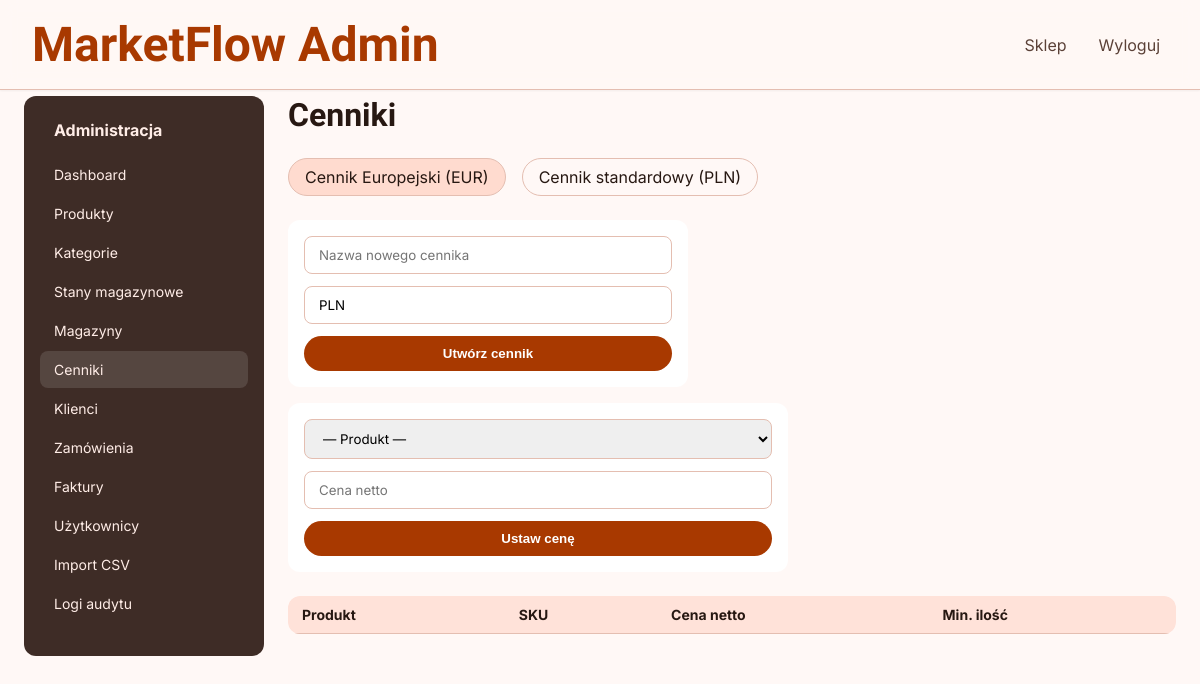
Screenshot of /ZZZ/admin/prices.php (signed in) with the database file from the repository.
### tables this page shows
CREATE TABLE `price_lists` (
  `id` bigint(20) NOT NULL,
  `name` varchar(128) NOT NULL,
  `currency` varchar(8) NOT NULL DEFAULT 'PLN',
  `created_at` timestamp NOT NULL DEFAULT current_timestamp()
);

### ZZZ/includes/repositories/AdminRepository.php (called while the page is built, shortened)
<?php
class AdminRepository
{
    public function priceLists(): array
    {
        return $this->pdo->query('SELECT * FROM price_lists ORDER BY name')->fetchAll();
    }
}

### ZZZ/includes/helpers.php (called while the page is built, shortened)
<?php
function e(?string $value): string
{
    return htmlspecialchars((string) $value, ENT_QUOTES, 'UTF-8');
}
    return 'ORD-' . strtoupper(bin2hex(random_bytes(4)));

### ZZZ/admin/prices.php (the view, shortened to what this page needs)
<?php
require_once dirname(__DIR__) . '/includes/bootstrap.php';
require_once dirname(__DIR__) . '/includes/layout/admin_layout.php';
$adminRepo = new AdminRepository($pdo);
$lists = $adminRepo->priceLists();
$listId = (int) ($_GET['list'] ?? ($lists[0]['id'] ?? 1));
?>
<h1 class="font-headline-lg" style="margin-bottom:24px;">Cenniki</h1>
<div style="display:flex;gap:16px;margin-bottom:24px;flex-wrap:wrap;">
    <?php foreach ($lists as $list): ?>
    <a href="?list=<?= (int) $list['id'] ?>" class="btn-secondary" style="<?= $listId === (int)$list['id'] ? 'background:var(--primary-fixed);' : '' ?>"><?= e($list['name']) ?> (<?= e($list['currency']) ?>)</a>
    <?php endforeach; ?>
</div>
<form method="post" class="form-grid" style="background:white;padding:16px;border-radius:12px;margin-bottom:16px;max-width:400px;">
    <input type="text" name="list_name" placeholder="Nazwa nowego cennika" required>
    <input type="text" name="currency" value="PLN" placeholder="Waluta">
    <button type="submit" class="btn-primary">Utwórz cennik</button>
</form>
<form method="post" class="form-grid" style="background:white;padding:16px;border-radius:12px;margin-bottom:24px;max-width:500px;">
    <select name="product_id" required>
        <option value="">— Produkt —</option>
    </select>
    <input type="number" step="0.01" name="price" placeholder="Cena netto" required>
    <button type="submit" class="btn-primary">Ustaw cenę</button>
</form>
<table class="data-table">
    <thead><tr><th>Produkt</th><th>SKU</th><th>Cena netto</th><th>Min. ilość</th></tr></thead>
</table>

### ZZZ/public/assets/css/style.css (style rules this page uses)
:root { --surface: #fff8f6; --on-surface: #271812; --surface-variant: #fadcd2; --on-surface-variant: #5b4137; --surface-container: #ffe9e3; --surface-container-low: #fff1ec; --surface-container-high: #ffe2d9; --surface-container-lowest: #ffffff; --surface-container-highest: #fadcd2; --surface-bright: #fff8f6; --surface-dim: #f1d4ca; --primary: #a83900; --on-primary: #ffffff; --primary-container: #ff5a00; --on-primary-container: #511700; --primary-fixed: #ffdbcf; --on-primary-fixed: #380d00; --primary-fixed-dim: #ffb59a; --on-primary-fixed-variant: #802900; --inverse-primary: #ffb59a; --secondary: #0050d7; --on-secondary: #ffffff; --secondary-container: #2569fe; --on-secondary-container: #fefcff; --secondary-fixed: #dbe1ff; --secondary-fixed-dim: #b4c5ff; --on-secondary-fixed: #00174c; --on-secondary-fixed-variant: #003da9; --tertiary: #0061a6; --on-tertiary: #ffffff; --tertiary-container: #0095fc; --on-tertiary-container: #002c50; --tertiary-fixed: #d2e4ff; --tertiary-fixed-dim: #a0c9ff; --on-tertiary-fixed: #001c37; --on-tertiary-fixed-variant: #00497f; --error: #ba1a1a; --on-error: #ffffff; --error-container: #ffdad6; --on-error-container: #93000a; --background: #fff8f6; --on-background: #271812; --outline: #907065; --outline-variant: #e4beb1; --inverse-surface: #3e2c26; --inverse-on-surface: #ffede7; --surface-tint: #a83900; --font-display-lg: 48px; --font-headline-lg: 32px; --font-headline-md: 24px; --font-headline-lg-mobile: 24px; --font-body-lg: 18px; --font-body-md: 16px; --font-label-md: 14px; --font-label-sm: 12px; --font-price-display: 20px; --spacing-xs: 4px; --spacing-sm: 8px; --spacing-base: 4px; --spacing-md: 16px; --spacing-lg: 24px; --spacing-xl: 32px; --spacing-2xl: 48px; --spacing-gutter: 16px; --spacing-margin-mobile: 16px; --spacing-margin-desktop: 32px; }
* { margin: 0; padding: 0; box-sizing: border-box; }
html, body { background-color: var(--surface); color: var(--on-surface); font-family: 'Inter', sans-serif; -webkit-font-smoothing: antialiased; -moz-osx-font-smoothing: grayscale; }
.font-headline-lg { font-family: 'Hanken Grotesk', sans-serif; font-size: 32px; font-weight: 700; line-height: 1.2; }

### ZZZ/includes/layout/admin_layout.php (style rules this page uses)
.data-table { width:100%; border-collapse:collapse; background:white; border-radius:12px; overflow:hidden; margin-top:16px; }
.data-table th, .data-table td { padding:10px 14px; text-align:left; border-bottom:1px solid var(--outline-variant); font-size:14px; }
.data-table th { background:var(--surface-container-high); }
.form-grid { display:grid; gap:12px; max-width:600px; }
.form-grid input, .form-grid select, .form-grid textarea { padding:10px 14px; border:1px solid var(--outline-variant); border-radius:8px; font-family:inherit; }
.btn-primary { background:var(--primary); color:white; border:none; padding:10px 20px; border-radius:999px; font-weight:700; cursor:pointer; }
.btn-secondary { background:transparent; border:1px solid var(--outline-variant); padding:8px 16px; border-radius:999px; cursor:pointer; text-decoration:none; color:inherit; display:inline-block; }

### rows the page displays
price_lists: name "Cennik Europejski", currency "EUR"
price_lists: name "Cennik standardowy", currency "PLN"
